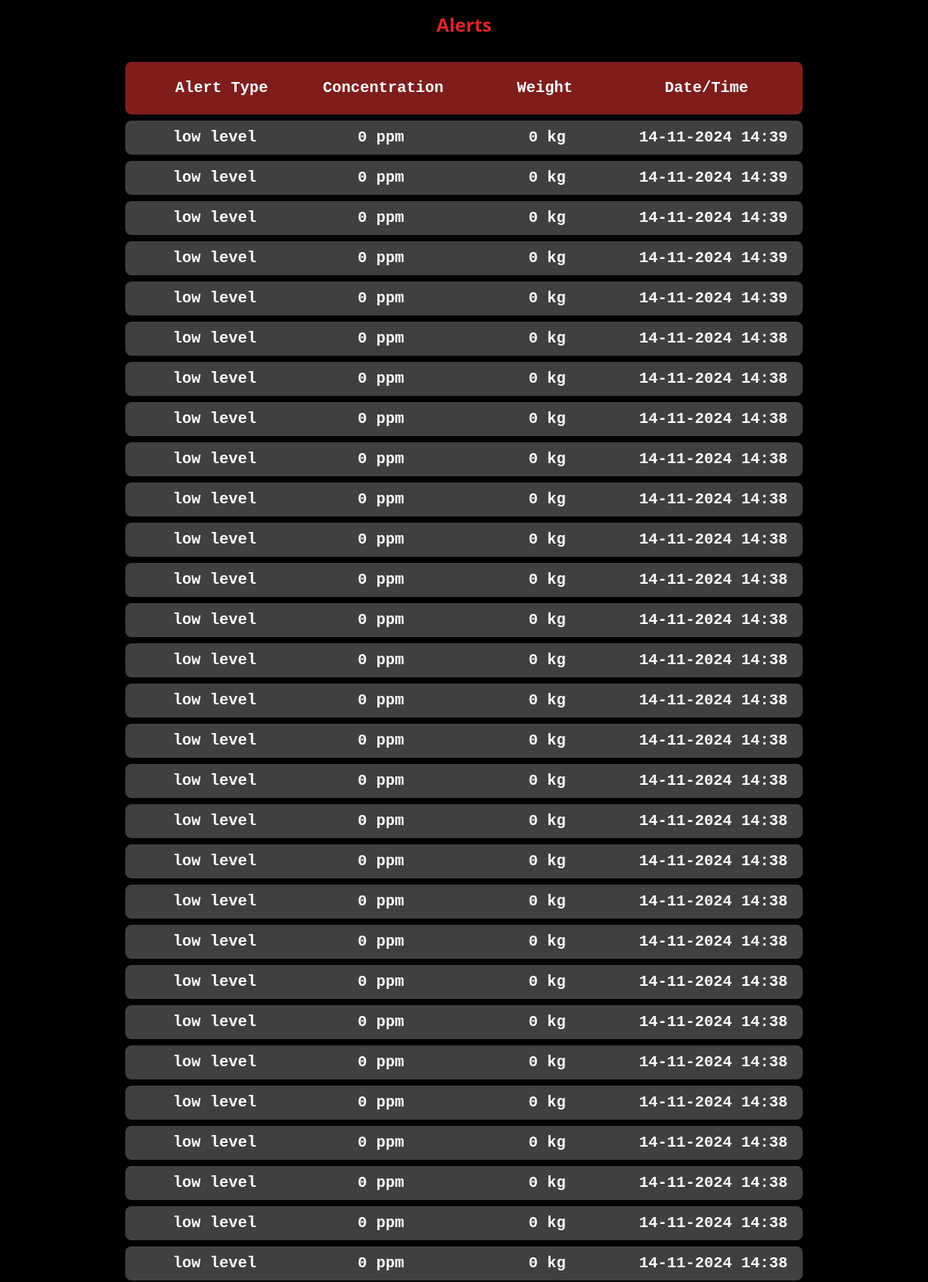
Screenshot of /alerts (upper part) with the database file from the repository.
### app.py (models this page shows, shortened)
class Alerts(db.Model):
    __tablename__ = 'alerts'
    id = db.Column(db.Integer, primary_key=True)
    alert_type = db.Column(Enum('low level', 'gas leak', 'gas leak and low level', name='alert_type_enum'), nullable=False)
    concentration = db.Column(db.Integer, nullable=False)
    weight = db.Column(db.Integer, nullable=False)
    time = db.Column(db.DateTime, default=lambda: datetime.now(IST))

### app.py (the view)
@app.route('/alerts')
def alerts():
    alerts = Alerts.query.order_by(desc(Alerts.time)).all()
    return render_template('alerts.html', alerts=alerts)

### templates/alerts.html (shortened to what this page needs)
<!DOCTYPE html>
<html lang="en">
    <head>
        <script src="https://cdn.tailwindcss.com"></script>
    </head>
    <body class="bg-black text-white flex flex-col items-center min-h-screen p-4">
        <nav class="mb-8">
            <h1 class="text-2xl text-red-600 font-bold">Alerts</h1>
        </nav>
       {% if alerts %}
            <div class="bg-red-900 rounded-lg mb-2 w-3/4 font-mono font-semibold">
                <div class="flex justify-between items-center p-5 text-xl">
                    <p class="w-1/4 text-center">Alert Type</p>
                    <p class="w-1/4 text-center">Concentration</p>
                    <p class="w-1/4 text-center">Weight</p>
                    <p class="w-1/4 text-center">Date/Time</p>
                </div>
            </div>
            {% for alert in alerts %}
                <div class="bg-neutral-700 rounded-lg mb-2 w-3/4 font-mono font-semibold">
                    <div class="flex justify-between items-center p-2 text-xl">
                        <p class="w-1/4 text-center">{{ alert.alert_type }}</p>
                        <p class="w-1/4 text-center">{{ alert.concentration }} ppm</p>
                        <p class="w-1/4 text-center">{{ alert.weight }} kg</p>
                        <p class="w-1/4 text-center">{{ alert.time.strftime('%d-%m-%Y %H:%M') }}</p>
                    </div>
                </div>
            {% endfor %}
       {% else %}
           <div class="p-8 m-8 text-xl font-mono font-semibold">
                <h1>--No Alerts--</h1>
           </div>
       {% endif %}
    </body>
</html>

### rows the page displays
Alerts: alert_type "low level", concentration "0", weight "0", time "14-11-2024 14:39"
Alerts: alert_type "low level", concentration "0", weight "0", time "14-11-2024 14:39"
Alerts: alert_type "low level", concentration "0", weight "0", time "14-11-2024 14:39"
Alerts: alert_type "low level", concentration "0", weight "0", time "14-11-2024 14:39"
Alerts: alert_type "low level", concentration "0", weight "0", time "14-11-2024 14:39"
Alerts: alert_type "low level", concentration "0", weight "0", time "14-11-2024 14:38"
Alerts: alert_type "low level", concentration "0", weight "0", time "14-11-2024 14:38"
Alerts: alert_type "low level", concentration "0", weight "0", time "14-11-2024 14:38"
Alerts: alert_type "low level", concentration "0", weight "0", time "14-11-2024 14:38"
Alerts: alert_type "low level", concentration "0", weight "0", time "14-11-2024 14:38"
Alerts: alert_type "low level", concentration "0", weight "0", time "14-11-2024 14:38"
Alerts: alert_type "low level", concentration "0", weight "0", time "14-11-2024 14:38"
Alerts: alert_type "low level", concentration "0", weight "0", time "14-11-2024 14:38"
Alerts: alert_type "low level", concentration "0", weight "0", time "14-11-2024 14:38"
Alerts: alert_type "low level", concentration "0", weight "0", time "14-11-2024 14:38"
Alerts: alert_type "low level", concentration "0", weight "0", time "14-11-2024 14:38"
Alerts: alert_type "low level", concentration "0", weight "0", time "14-11-2024 14:38"
Alerts: alert_type "low level", concentration "0", weight "0", time "14-11-2024 14:38"
Alerts: alert_type "low level", concentration "0", weight "0", time "14-11-2024 14:38"
Alerts: alert_type "low level", concentration "0", weight "0", time "14-11-2024 14:38"
Alerts: alert_type "low level", concentration "0", weight "0", time "14-11-2024 14:38"
Alerts: alert_type "low level", concentration "0", weight "0", time "14-11-2024 14:38"
Alerts: alert_type "low level", concentration "0", weight "0", time "14-11-2024 14:38"
Alerts: alert_type "low level", concentration "0", weight "0", time "14-11-2024 14:38"
Alerts: alert_type "low level", concentration "0", weight "0", time "14-11-2024 14:38"
Alerts: alert_type "low level", concentration "0", weight "0", time "14-11-2024 14:38"
Alerts: alert_type "low level", concentration "0", weight "0", time "14-11-2024 14:38"
Alerts: alert_type "low level", concentration "0", weight "0", time "14-11-2024 14:38"
Alerts: alert_type "low level", concentration "0", weight "0", time "14-11-2024 14:38"
